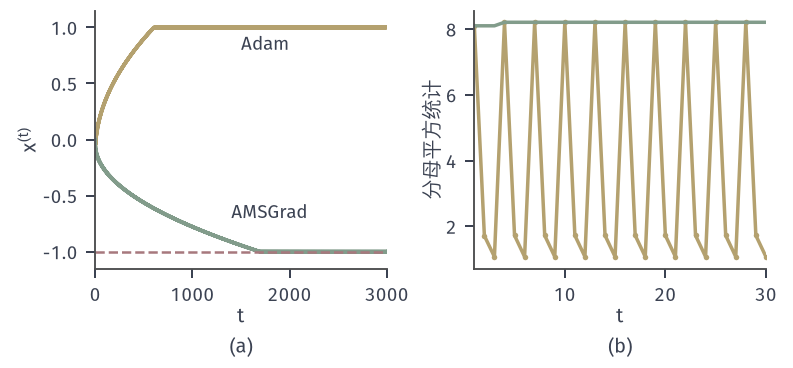

Source code (Python):
from pathlib import Path
import sys
ROOT = next(p for p in Path(__file__).resolve().parents if (p/'build.sh').is_file() and (p/'tex/book.tex').is_file())
sys.path.insert(0, str(ROOT/'figures/00-shared/mathematical-preliminaries-upper/00-shared/comprehension-figures'))
from support import figure, save, BLUE, GREEN, YELLOW, RED, PURPLE, INK, MUTED, GRID, BLUE_FILL, GREEN_FILL, YELLOW_FILL, RED_FILL, PURPLE_FILL
import numpy as np
HERE = Path(__file__).resolve().parent
STROKE = '#4C4D4F'
def panel(fig, left, right, top, bottom, wspace=.25, hspace=.2):
    fig.set_layout_engine(None)
    fig.subplots_adjust(left=left, right=right, top=top, bottom=bottom, wspace=wspace, hspace=hspace)
def tag(fig, ax, s, y=.03):
    p = ax.get_position(); fig.text((p.x0+p.x1)/2, y, s, ha='center', va='bottom')
# Adam 与 AMSGrad 在周期线性目标上的对比（Reddi 等的构造），可行集 [-1,1]，最优解 -1。
C=3.; b2=1/(1+C*C); al0=.1
def run(ams,T=3000):
    x=1.0 if 0 else 0.0; v=0.; vh=0.; X=[];V=[]
    for t in range(1,T+1):
        g=C if t%3==1 else -1.
        v=b2*v+(1-b2)*g*g
        vh=max(vh,v); den=vh if ams else v
        X.append(x);V.append(den)
        x=np.clip(x-al0/np.sqrt(t)*g/np.sqrt(den),-1,1)
    return np.array(X),np.array(V)
XA,VA=run(False);XM,VM=run(True)
print('adam x',XA[[0,100,1000,2999]],'ams',XM[[0,100,1000,2999]],'adam v last',VA[-6:],'ams',VM[-3:])
print('b2',b2, 'al0<sqrt(1-b2)?',np.sqrt(1-b2))
fig,(a,b)=figure(width_mm=112,height_mm=52,ncols=2)
panel(fig,.12,.965,.97,.27,wspace=.3)
a.plot(XA,color=YELLOW,lw=1.4); a.plot(XM,color=GREEN,lw=1.4); a.axhline(-1,color=RED,lw=1,ls='--'); a.set_xlabel('$t$',labelpad=1); a.set_ylabel('$x^{(t)}$',labelpad=1); a.set_xlim(0,3000); a.set_ylim(-1.15,1.15)
a.text(1500,.8,'Adam',fontsize=7.5); a.text(1400,-.7,'AMSGrad',fontsize=7.5)
b.plot(np.arange(1,31),VA[:30],color=YELLOW,lw=1.4,marker='o',ms=2.2,mew=0); b.plot(np.arange(1,31),VM[:30],color=GREEN,lw=1.4)
b.set_xlabel('$t$',labelpad=1); b.set_ylabel('分母平方统计',labelpad=1); b.set_xlim(1,30)
tag(fig,a,'(a)'); tag(fig,b,'(b)')
save(fig,HERE,'figure',{'C':C,'beta2':b2,'alpha0':al0})
